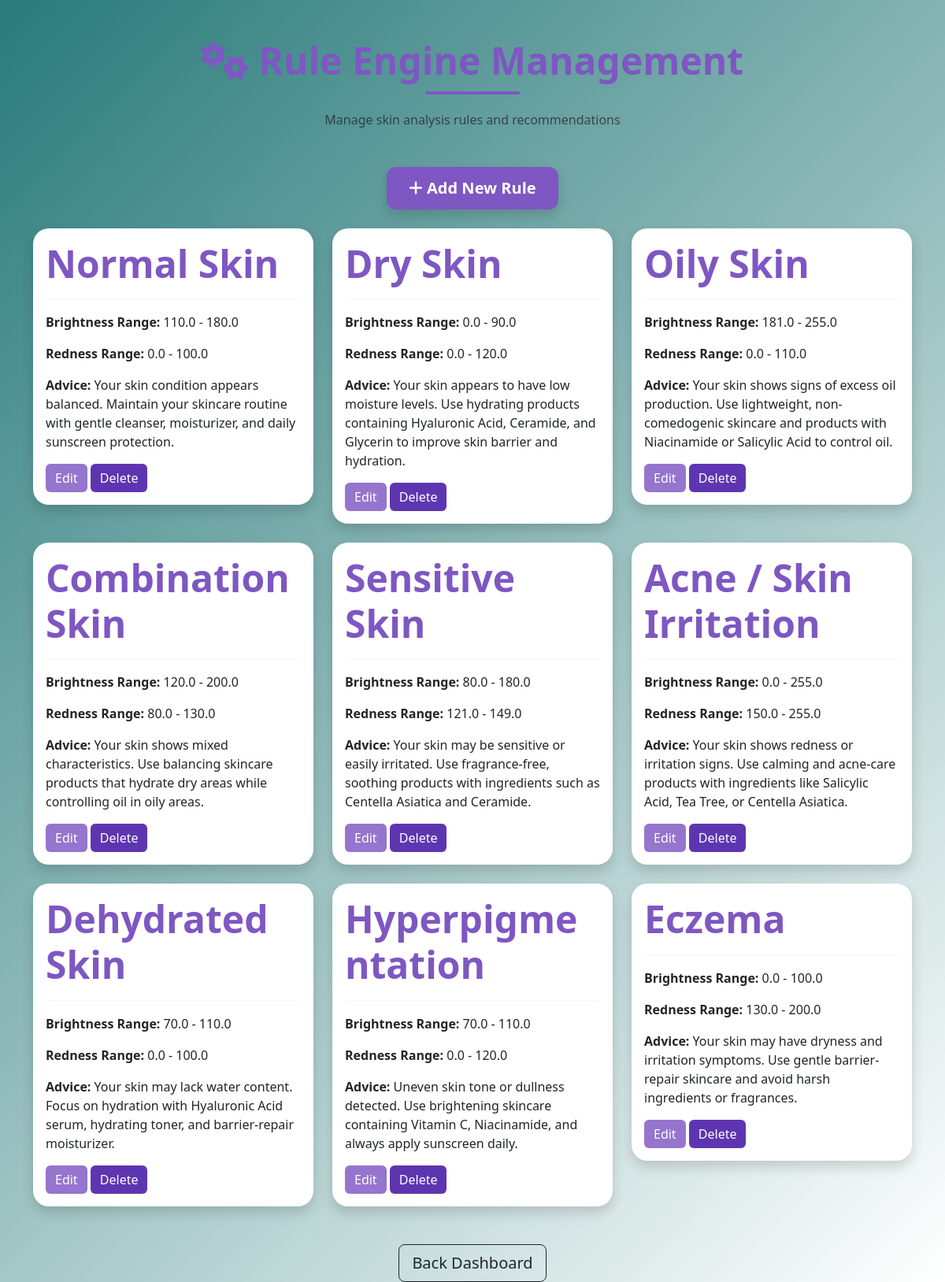
Page /worker/rules on the committed database.
### tables this page shows
CREATE TABLE rules (
    id INTEGER PRIMARY KEY AUTOINCREMENT,
    condition_name TEXT,
    min_brightness REAL,
    max_brightness REAL,
    min_redness REAL,
    max_redness REAL,
    advice TEXT
, min_texture REAL, max_texture REAL);

### app.py (the view)
@app.route('/worker/rules')
def worker_rules():
    conn = get_db()
    rules = conn.execute(
        '''
        SELECT * FROM rules
        '''
    ).fetchall()
    conn.close()
    return render_template(
        'worker_rules.html',
        rules=rules
    )

### app.py (called while the page is built)
def get_db():
    conn = sqlite3.connect("database.db")
    conn.row_factory = sqlite3.Row
    return conn

### templates/worker_rules.html (shortened to what this page needs)
<!DOCTYPE html>
<html>
<head>
<link href="https://cdn.jsdelivr.net/npm/bootstrap@5.3.3/dist/css/bootstrap.min.css" rel="stylesheet">
<link rel="stylesheet"
href="https://cdnjs.cloudflare.com/ajax/libs/font-awesome/6.5.1/css/all.min.css">
<link rel="stylesheet"
href="{{ url_for('static', filename='css/style.css') }}">
</head>
<body>
<div class="container mt-5">
<div class="text-center mb-5">
<h1 class="rules-title">
    <i class="fa-solid fa-gears"></i>
    Rule Engine Management
</h1>
            <div
            style="
            width:120px;
            height:4px;
            background:#7E57C2;
            margin:auto;
            border-radius:20px;
            margin-top:10px;
            margin-bottom:20px;
            ">
            </div>
    <p class="text-muted">
        Manage skin analysis rules and recommendations
    </p>
</div>
<div class="text-center mb-4">
  <a href="/worker/add_rule"
   class="btn btn-rule-add btn-lg shadow">
        <i class="fa-solid fa-plus"></i>
        Add New Rule
    </a>
</div>
<div class="row">
    {% for rule in rules %}
        <div class="col-lg-4 col-md-6 mb-4">
        <div class="card rule-card shadow">
            <div class="card-body">
                <h4 class="rules-title">
                    {{ rule['condition_name'] }}
                </h4>
                <hr>
                <p>
                    <strong>Brightness Range:</strong>
                    {{ rule['min_brightness'] }}
                    -
                    {{ rule['max_brightness'] }}
                </p>
                <p>
                    <strong>Redness Range:</strong>
                    {{ rule['min_redness'] }}
                    -
                    {{ rule['max_redness'] }}
                </p>
                <p>
                    <strong>Advice:</strong>
                    {{ rule['advice'] }}
                </p>
                <div class="mt-3">
                  <a
                    href="/worker/edit_rule/{{ rule['id'] }}"
                    class="btn btn-rule-edit">
                        Edit
                    </a>
                    <a
                    href="/worker/delete_rule/{{ rule['id'] }}"
                    class="btn btn-rule-delete"
                    onclick="return confirm('Delete this rule?')">
                        Delete
                    </a>
                </div>
            </div>
        </div>
    </div>
    {% endfor %}
</div>
<div class="text-center mt-4">
  <a href="/worker"
   class="btn btn-outline-dark btn-lg">
        Back Dashboard
    </a>
</div>
</div>
</body>
</html>

### static/css/style.css (style rules this page uses)
:root { --watsons-primary:#008B8F; --watsons-dark:#006D70; --watsons-light:#EAF7F7; --watsons-accent:#E53E30; --watsons-white:#FFFFFF; }
body { background: linear-gradient( 135deg, #297a7a, #FFFFFF ); min-height:100vh; }
hr { border-top:2px solid #d6f5e4; }
.rule-card { border:none; border-radius:20px; transition:.3s; }
.rules-title { color:#7E57C2; font-weight:700; font-size:3rem; }
.btn-rule-add { background:linear-gradient( 135deg, #7E57C2, #9575CD ); color:white; border:none; border-radius:12px; padding:12px 28px; font-weight:600; }
.rule-card { border:none; border-radius:20px; background:white; transition:.3s; }
.btn-rule-edit { background:#9575CD; color:white; border:none; }
.btn-rule-delete { background:#5E35B1; color:white; border:none; }
.rules-title { color:#7E57C2; font-weight:700; }
.btn-rule-add { background:#7E57C2; color:white; border:none; }

### rows in the picture
rules: condition_name "Normal Skin", min_brightness "110.0", max_brightness "180.0", min_redness "0.0", max_redness "100.0", advice "Your skin condition appears balanced. Maintain your skincare routine with gentle cleanser, moisturizer, and daily sunscreen protection."
rules: condition_name "Dry Skin", min_brightness "0.0", max_brightness "90.0", min_redness "0.0", max_redness "120.0", advice "Your skin appears to have low moisture levels. Use hydrating products containing Hyaluronic Acid, Ceramide, and Glycerin to improve skin barrier and hydration."
rules: condition_name "Oily Skin", min_brightness "181.0", max_brightness "255.0", min_redness "0.0", max_redness "110.0", advice "Your skin shows signs of excess oil production. Use lightweight, non-comedogenic skincare and products with Niacinamide or Salicylic Acid to control oil."
rules: condition_name "Combination Skin", min_brightness "120.0", max_brightness "200.0", min_redness "80.0", max_redness "130.0", advice "Your skin shows mixed characteristics. Use balancing skincare products that hydrate dry areas while controlling oil in oily areas."
rules: condition_name "Sensitive Skin", min_brightness "80.0", max_brightness "180.0", min_redness "121.0", max_redness "149.0", advice "Your skin may be sensitive or easily irritated. Use fragrance-free, soothing products with ingredients such as Centella Asiatica and Ceramide."
rules: condition_name "Acne / Skin Irritation", min_brightness "0.0", max_brightness "255.0", min_redness "150.0", max_redness "255.0", advice "Your skin shows redness or irritation signs. Use calming and acne-care products with ingredients like Salicylic Acid, Tea Tree, or Centella Asiatica."
rules: condition_name "Dehydrated Skin", min_brightness "70.0", max_brightness "110.0", min_redness "0.0", max_redness "100.0", advice "Your skin may lack water content. Focus on hydration with Hyaluronic Acid serum, hydrating toner, and barrier-repair moisturizer."
rules: condition_name "Hyperpigmentation", min_brightness "70.0", max_brightness "110.0", min_redness "0.0", max_redness "120.0", advice "Uneven skin tone or dullness detected. Use brightening skincare containing Vitamin C, Niacinamide, and always apply sunscreen daily."
rules: condition_name "Eczema", min_brightness "0.0", max_brightness "100.0", min_redness "130.0", max_redness "200.0", advice "Your skin may have dryness and irritation symptoms. Use gentle barrier-repair skincare and avoid harsh ingredients or fragrances."
